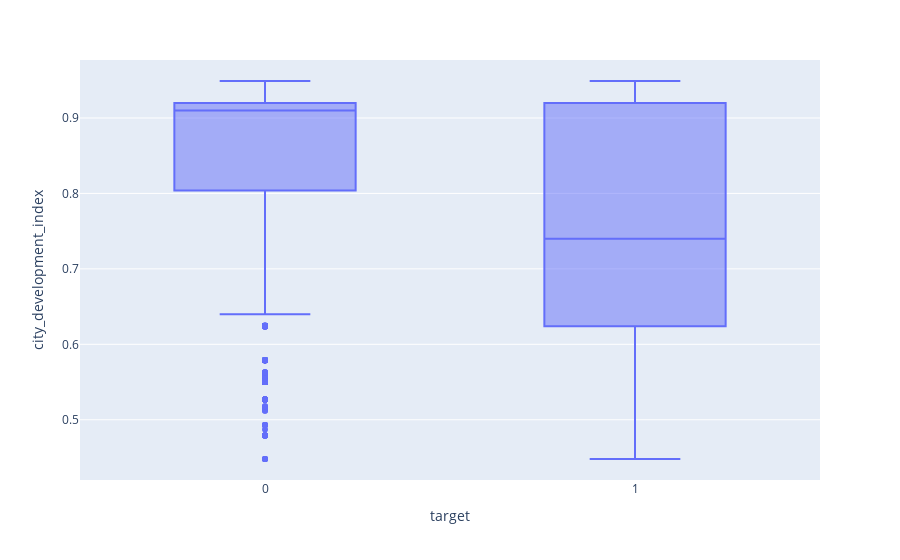

The cell this chart's notebook holds for it:
### Code cell
px.box(data_frame=df,x='target',y='city_development_index')

### Figure 1 — Plotly figure (JSON) as saved in the notebook; plotly's stock layout.template omitted (floating-point values rounded to 4 significant figures; data arrays with more than 128 entries replaced by an {"elided": "..."} marker saying what was removed)
{"data": [{"alignmentgroup": "True", "hovertemplate": "target=%{x}<br>city_development_index=%{y}<extra></extra>", "legendgroup": "", "marker": {"color": "#636efa"}, "name": "", "notched": false, "offsetgroup": "", "orientation": "v", "showlegend": false, "type": "box", "x": {"elided": "21287 int values"}, "x0": " ", "xaxis": "x", "y": {"elided": "21287 float values"}, "y0": " ", "yaxis": "y"}], "layout": {"boxmode": "group", "legend": {"tracegroupgap": 0}, "margin": {"t": 60}, "xaxis": {"anchor": "y", "domain": [0, 1], "title": {"text": "target"}}, "yaxis": {"anchor": "x", "domain": [0, 1], "title": {"text": "city_development_index"}}}}
